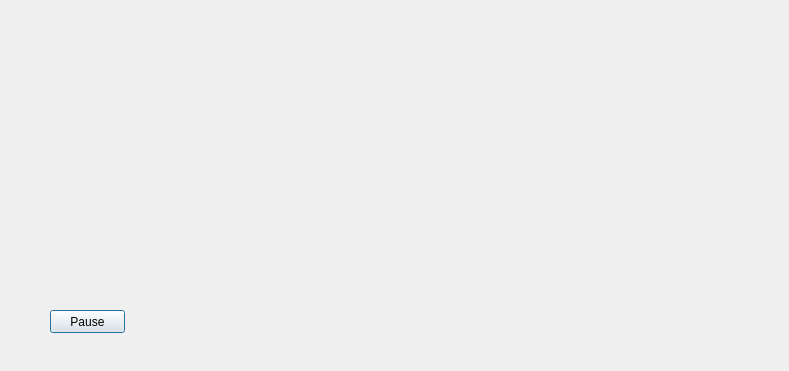
<?xml version="1.0" encoding="UTF-8"?>
<ui version="4.0">
 <class>Dialog</class>
 <widget class="QDialog" name="Dialog">
  <property name="geometry">
   <rect>
    <x>0</x>
    <y>0</y>
    <width>789</width>
    <height>371</height>
   </rect>
  </property>
  <property name="windowTitle">
   <string>Dialog</string>
  </property>
  <widget class="QLabel" name="lblOriginal">
   <property name="geometry">
    <rect>
     <x>20</x>
     <y>20</y>
     <width>320</width>
     <height>200</height>
    </rect>
   </property>
   <property name="autoFillBackground">
    <bool>true</bool>
   </property>
   <property name="text">
    <string/>
   </property>
  </widget>
  <widget class="QLabel" name="lblProcess">
   <property name="geometry">
    <rect>
     <x>430</x>
     <y>20</y>
     <width>320</width>
     <height>200</height>
    </rect>
   </property>
   <property name="autoFillBackground">
    <bool>true</bool>
   </property>
   <property name="text">
    <string/>
   </property>
  </widget>
  <widget class="QPushButton" name="btnPauseOrResume">
   <property name="geometry">
    <rect>
     <x>50</x>
     <y>310</y>
     <width>75</width>
     <height>23</height>
    </rect>
   </property>
   <property name="text">
    <string>Pause</string>
   </property>
  </widget>
 </widget>
 <layoutdefault spacing="6" margin="11"/>
 <resources/>
 <connections/>
</ui>
